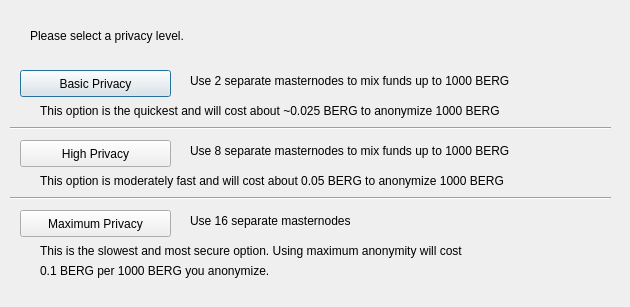
<?xml version="1.0" encoding="UTF-8"?>
<ui version="4.0">
 <class>DarksendConfig</class>
 <widget class="QDialog" name="DarksendConfig">
  <property name="geometry">
   <rect>
    <x>0</x>
    <y>0</y>
    <width>630</width>
    <height>307</height>
   </rect>
  </property>
  <property name="windowTitle">
   <string>Configure Darksend</string>
  </property>
  <widget class="QPushButton" name="buttonBasic">
   <property name="geometry">
    <rect>
     <x>20</x>
     <y>70</y>
     <width>151</width>
     <height>27</height>
    </rect>
   </property>
   <property name="text">
    <string>Basic Privacy</string>
   </property>
  </widget>
  <widget class="QPushButton" name="buttonHigh">
   <property name="geometry">
    <rect>
     <x>20</x>
     <y>140</y>
     <width>151</width>
     <height>27</height>
    </rect>
   </property>
   <property name="text">
    <string>High Privacy</string>
   </property>
  </widget>
  <widget class="QPushButton" name="buttonMax">
   <property name="geometry">
    <rect>
     <x>20</x>
     <y>210</y>
     <width>151</width>
     <height>27</height>
    </rect>
   </property>
   <property name="text">
    <string>Maximum Privacy</string>
   </property>
  </widget>
  <widget class="QLabel" name="label">
   <property name="geometry">
    <rect>
     <x>30</x>
     <y>20</y>
     <width>571</width>
     <height>31</height>
    </rect>
   </property>
   <property name="text">
    <string>Please select a privacy level.</string>
   </property>
  </widget>
  <widget class="QLabel" name="label_2">
   <property name="geometry">
    <rect>
     <x>190</x>
     <y>70</y>
     <width>421</width>
     <height>21</height>
    </rect>
   </property>
   <property name="text">
    <string>Use 2 separate masternodes to mix funds up to 1000 BERG</string>
   </property>
  </widget>
  <widget class="QLabel" name="label_3">
   <property name="geometry">
    <rect>
     <x>190</x>
     <y>140</y>
     <width>411</width>
     <height>21</height>
    </rect>
   </property>
   <property name="text">
    <string>Use 8 separate masternodes to mix funds up to 1000 BERG</string>
   </property>
  </widget>
  <widget class="QLabel" name="label_4">
   <property name="geometry">
    <rect>
     <x>190</x>
     <y>210</y>
     <width>421</width>
     <height>21</height>
    </rect>
   </property>
   <property name="text">
    <string>Use 16 separate masternodes</string>
   </property>
  </widget>
  <widget class="QLabel" name="label_6">
   <property name="geometry">
    <rect>
     <x>40</x>
     <y>100</y>
     <width>561</width>
     <height>21</height>
    </rect>
   </property>
   <property name="text">
    <string>This option is the quickest and will cost about ~0.025 BERG to anonymize 1000 BERG</string>
   </property>
  </widget>
  <widget class="QLabel" name="label_7">
   <property name="geometry">
    <rect>
     <x>40</x>
     <y>170</y>
     <width>561</width>
     <height>21</height>
    </rect>
   </property>
   <property name="text">
    <string>This option is moderately fast and will cost about 0.05 BERG to anonymize 1000 BERG</string>
   </property>
  </widget>
  <widget class="QLabel" name="label_8">
   <property name="geometry">
    <rect>
     <x>40</x>
     <y>240</y>
     <width>561</width>
     <height>21</height>
    </rect>
   </property>
   <property name="text">
    <string>This is the slowest and most secure option. Using maximum anonymity will cost</string>
   </property>
  </widget>
  <widget class="QLabel" name="label_9">
   <property name="geometry">
    <rect>
     <x>40</x>
     <y>260</y>
     <width>561</width>
     <height>21</height>
    </rect>
   </property>
   <property name="text">
    <string>0.1 BERG per 1000 BERG you anonymize.</string>
   </property>
  </widget>
  <widget class="Line" name="line">
   <property name="geometry">
    <rect>
     <x>10</x>
     <y>120</y>
     <width>601</width>
     <height>16</height>
    </rect>
   </property>
   <property name="orientation">
    <enum>Qt::Horizontal</enum>
   </property>
  </widget>
  <widget class="Line" name="line_2">
   <property name="geometry">
    <rect>
     <x>10</x>
     <y>190</y>
     <width>601</width>
     <height>16</height>
    </rect>
   </property>
   <property name="orientation">
    <enum>Qt::Horizontal</enum>
   </property>
  </widget>
 </widget>
 <resources/>
 <connections/>
</ui>
